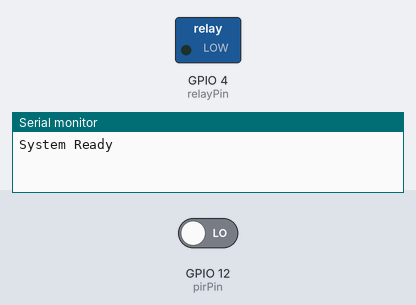
This sketch was run on a simulated ESP32. Shown: switched loads named in the sketch (green lamp = pin HIGH), the last lines printed to the serial monitor. The inputs (shaded band) are chosen by the test bench; at power-on: GPIO 12 (pirPin) LOW. WiFi joins after 1.5 s; servers stay silent unless stated.

Above: at 3.0 s.
3.1 s: GPIO 12 (pirPin) driven HIGH
At 3.5 s:
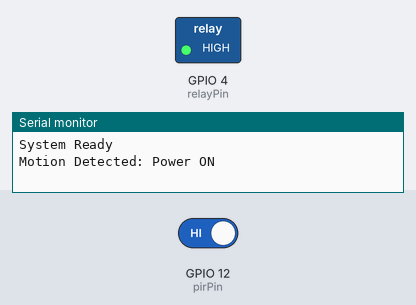
Timing chart, 0 to 24.6 s (numbered marks = the images above; inputs shaded):
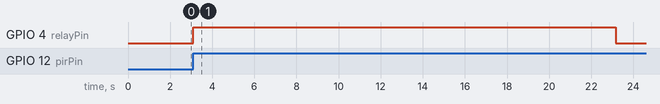

Measured:
- after the input at 3.1 s, GPIO 4 (relayPin): LOW → HIGH at once, → LOW 20.1 s later

The sketch:

sketch_may28a.ino
```cpp
/*................... Program.........................*/


#define BLYNK_TEMPLATE_ID "TMPL3sPNX6wD5"
#define BLYNK_TEMPLATE_NAME "PowerSage"
#define BLYNK_AUTH_TOKEN "OXcFY6Rik8maskGfBjBW9hy6lHXbwlnF"

#include <WiFi.h>
#include <BlynkSimpleEsp32.h>

// WiFi Credentials
char ssid[] = "vivo 1606";
char pass[] = "vivo 1606";

// Hardware Pins
const int pirPin = 12;     // PIR Sensor
const int relayPin = 4;    // Relay Control

// Blynk Virtual Pins
#define V_BUTTON V0        // Manual control
#define V_STATUS V1        // State indicator
#define V_NOTIFY V2        // Notification trigger
#define V_RESPONSE V3      // Response button (1=Yes, 0=No)
#define V_TIMER V4         // Timer display

// Timing Constants
const unsigned long RELAY_ACTIVE_TIME = 10000;  // 10s until notification
const unsigned long RESPONSE_TIMEOUT = 20000;    // 20s to respond

// State Variables
bool relayState = LOW;
bool lastPirState = LOW;
unsigned long relayStartTime = 0;
bool notificationSent = false;
bool waitingForResponse = false;
bool manualMode = false;
bool userResponded = false;
bool disableAutoCutoff = false;

BLYNK_WRITE(V_BUTTON) {
  bool newState = param.asInt();
  if (newState != relayState) {
    relayState = newState;
    digitalWrite(relayPin, relayState);
    Blynk.virtualWrite(V_STATUS, relayState);

    if (relayState) {
      manualMode = true;
      waitingForResponse = false;
      disableAutoCutoff = true;
      Serial.println("Manually ON: Auto-cutoff disabled");
    } else {
      manualMode = false;
      disableAutoCutoff = false;
    }
  }
}

BLYNK_WRITE(V_RESPONSE) {
  int response = param.asInt();
  Serial.printf("Received response: %d\n", response);

  if (waitingForResponse) {
    userResponded = true;
    waitingForResponse = false;

    if (response == 0) { // YES - Turn OFF
      digitalWrite(relayPin, LOW);
      relayState = LOW;
      Blynk.virtualWrite(V_BUTTON, LOW);  // Sync button state
      Blynk.virtualWrite(V_STATUS, LOW);
      disableAutoCutoff = false;
      Serial.println("User choose: Power OFF");
    }
    else if (response == 1) { // NO - Keep ON
      disableAutoCutoff = true;
      Serial.println("User choose: Power stays ON");
    }
  }
}

void sendNotification() {
  Blynk.virtualWrite(V_NOTIFY, 1);
  Blynk.logEvent("notification", "Power ON! \tSend 1 for Stay ON and 0 for OFF.");
  Serial.println("Notification sent: Notification send to the User and waiting for response...");
  waitingForResponse = true;
  userResponded = false;
}

void autoCutoff() {
  digitalWrite(relayPin, LOW);
  relayState = LOW;
  Blynk.virtualWrite(V_BUTTON, LOW);  // Critical fix: Sync button state
  Blynk.virtualWrite(V_STATUS, LOW);
  Serial.println("Auto-OFF: No response received");
  waitingForResponse = false;
}

void setup() {
  Serial.begin(115200);
  pinMode(pirPin, INPUT);
  pinMode(relayPin, OUTPUT);
  digitalWrite(relayPin, LOW);

  Blynk.begin(BLYNK_AUTH_TOKEN, ssid, pass);
  Blynk.syncVirtual(V_BUTTON); // Initial sync
  Serial.println("System Ready");
}

void loop() {
  Blynk.run();
  bool currentPirState = digitalRead(pirPin);

  // PIR Detection (only in auto-mode)
  if (!manualMode && currentPirState == HIGH && lastPirState == LOW) {
    relayState = HIGH;
    digitalWrite(relayPin, HIGH);
    Blynk.virtualWrite(V_BUTTON, HIGH);
    Blynk.virtualWrite(V_STATUS, HIGH);
    relayStartTime = millis();
    notificationSent = false;
    waitingForResponse = false;
    disableAutoCutoff = false;
    Serial.println("Motion Detected: Power ON");
  }

  // Auto-timers (only when auto-cutoff is enabled)
  if (!manualMode && relayState && !disableAutoCutoff) {
    if (!notificationSent && (millis() - relayStartTime >= RELAY_ACTIVE_TIME)) {
      sendNotification();
      notificationSent = true;
    }

    if (waitingForResponse && !userResponded &&
        (millis() - relayStartTime >= RESPONSE_TIMEOUT)) {
      autoCutoff();
    }
  }

  lastPirState = currentPirState;
  delay(100);
}
```
